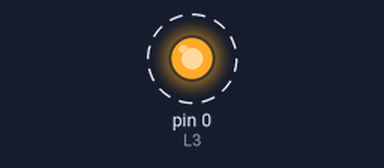
A sketch run on a simulated Arduino Uno, built with avr-gcc and run on an emulated ATmega328P. On the bench: output pins drawn as LEDs (lit = HIGH). Dashed ring = blinking.

Above: at 0.2 s.
Timing chart, 0 to 3.0 s (numbered marks = the images above):
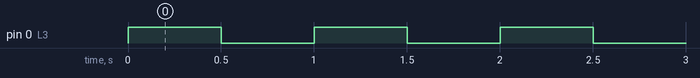

The sketch:

livro02.ino
```cpp
// Led no pino D3, GPIO-0
#define L3 0

void setup() {


  pinMode(L3,OUTPUT);

}

void loop() {
  digitalWrite(L3,HIGH);

  delay(500);
  digitalWrite(L3,LOW);

  delay(500);

}
```

Measured:
- by itself, pin 0 (L3): alternates HIGH for 0.50 s and LOW for 0.50 s
